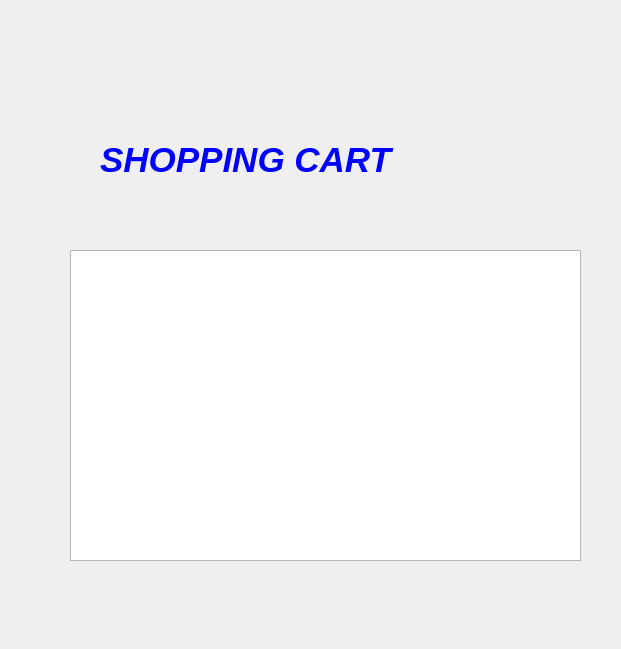
<?xml version="1.0" encoding="UTF-8"?>
<ui version="4.0">
 <class>ShoppingCart</class>
 <widget class="QDialog" name="ShoppingCart">
  <property name="geometry">
   <rect>
    <x>0</x>
    <y>0</y>
    <width>621</width>
    <height>649</height>
   </rect>
  </property>
  <property name="windowTitle">
   <string>Dialog</string>
  </property>
  <widget class="QListView" name="listView">
   <property name="geometry">
    <rect>
     <x>70</x>
     <y>250</y>
     <width>511</width>
     <height>311</height>
    </rect>
   </property>
  </widget>
  <widget class="QLabel" name="label">
   <property name="geometry">
    <rect>
     <x>100</x>
     <y>70</y>
     <width>571</width>
     <height>181</height>
    </rect>
   </property>
   <property name="text">
    <string>&lt;html&gt;&lt;head/&gt;&lt;body&gt;&lt;p&gt;&lt;span style=&quot; font-size:26pt; font-weight:700; font-style:italic; color:#0000ff;&quot;&gt;SHOPPING CART&lt;/span&gt;&lt;/p&gt;&lt;/body&gt;&lt;/html&gt;</string>
   </property>
  </widget>
 </widget>
 <resources/>
 <connections/>
</ui>
